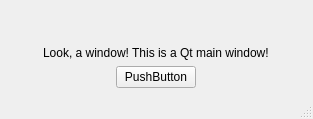
<?xml version="1.0" encoding="UTF-8"?>
<ui version="4.0">
 <class>MainWindow</class>
 <widget class="QMainWindow" name="MainWindow">
  <property name="geometry">
   <rect>
    <x>0</x>
    <y>0</y>
    <width>313</width>
    <height>119</height>
   </rect>
  </property>
  <property name="windowTitle">
   <string>Vixen Editor</string>
  </property>
  <widget class="QWidget" name="centralwidget">
   <layout class="QGridLayout" name="gridLayout">
    <item row="6" column="0">
     <spacer name="horizontalSpacer_3">
      <property name="orientation">
       <enum>Qt::Horizontal</enum>
      </property>
      <property name="sizeHint" stdset="0">
       <size>
        <width>40</width>
        <height>20</height>
       </size>
      </property>
     </spacer>
    </item>
    <item row="6" column="2">
     <widget class="QPushButton" name="pushButton">
      <property name="text">
       <string>PushButton</string>
      </property>
     </widget>
    </item>
    <item row="6" column="4">
     <spacer name="horizontalSpacer_4">
      <property name="orientation">
       <enum>Qt::Horizontal</enum>
      </property>
      <property name="sizeHint" stdset="0">
       <size>
        <width>40</width>
        <height>20</height>
       </size>
      </property>
     </spacer>
    </item>
    <item row="5" column="1" colspan="3">
     <widget class="QLabel" name="label">
      <property name="text">
       <string>Look, a window! This is a Qt main window!</string>
      </property>
     </widget>
    </item>
    <item row="0" column="2">
     <spacer name="verticalSpacer">
      <property name="orientation">
       <enum>Qt::Vertical</enum>
      </property>
      <property name="sizeHint" stdset="0">
       <size>
        <width>20</width>
        <height>40</height>
       </size>
      </property>
     </spacer>
    </item>
   </layout>
  </widget>
  <widget class="QStatusBar" name="statusbar"/>
 </widget>
 <resources/>
 <connections/>
</ui>
